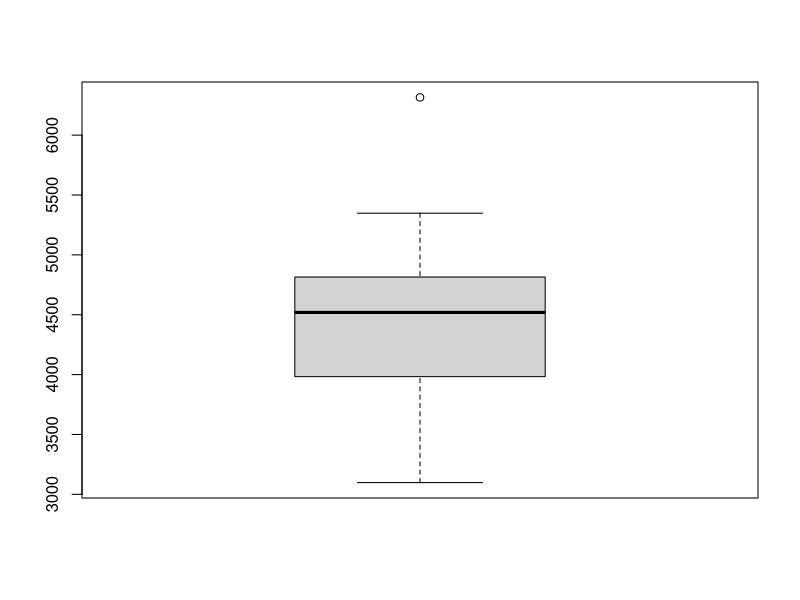

R code for this plot:
##### 10주차

z <- c(1,2,3,NA,5,NA,8)      # 결측값이 포함된 벡터 z
sum(z)                       # 정상 계산이 안됨
is.na(z)                     # NA 여부 확인
sum(is.na(z))                # NA의 개수 확인
sum(z, na.rm=TRUE)           # NA를 제외하고 합계를 계산


z1 <- c(1,2,3,NA,5,NA,8)      # 결측값이 포함된 벡터 z1
z2 <- c(5,8,1,NA,3,NA,7)      # 결측값이 포함된 벡터 z2
z1[is.na(z1)] <- 0            # NA를 0으로 치환 
z1                            
z3 <- as.vector(na.omit(z2))  # NA를 제거하고 새로운 벡터 생성
z3


# NA를 포함하는 test 데이터 생성
x <- iris
x[1,2]<- NA; x[1,3]<- NA
x[2,3]<- NA; x[3,4]<- NA  
head(x)

# for문을 이용한 방법
for (i in 1:ncol(x)) {
  this.na <- is.na(x[,i]) 
  cat(colnames(x)[i], "\t", sum(this.na), "\n")
}

# apply를 이용한 방법
col_na <- function(y) {
  return(sum(is.na(y)))
}

na_count <-apply(x, 2, FUN=col_na)
na_count


rowSums(is.na(x))            # 행별 NA의 개수  
sum(rowSums(is.na(x))>0)     # NA가 포함된 행의 개수 

sum(is.na(x))                # 데이터셋 전체에서 NA 개수


head(x)
x[!complete.cases(x),]              # NA가 포함된 행들 출력
y <- x[complete.cases(x),]          # NA가 포함된 행들 제거
head(y)                             # 새로운 데이터셋 y의 내용 확인


st <- data.frame(state.x77)
boxplot(st$Income)
boxplot.stats(st$Income)$out


out.val <- boxplot.stats(st$Income)$out     # 특이값 추출
st$Income[st$Income %in% out.val] <- NA     # 특이값을 NA로 대체
head(st)
newdata <- st[complete.cases(st),]          # NA가 포함된 행 제거
head(newdata) 


v1 <- c(1,7,6,8,4,2,3)
order(v1)
v1 <- sort(v1)                  # 오름차순
v1
v2 <- sort(v1, decreasing=T)    # 내림차순 
v2


head(iris)
order(iris$Sepal.Length)
iris[order(iris$Sepal.Length),]                   # 오름차순으로 정렬
iris[order(iris$Sepal.Length, decreasing=T),]     # 내림차순으로 정렬
iris.new <- iris[order(iris$Sepal.Length),]       # 정렬된 데이터를 저장
head(iris.new)
iris[order(iris$Species, decreasing=T, iris$Petal.Length),]  # 정렬 기준이 2개
